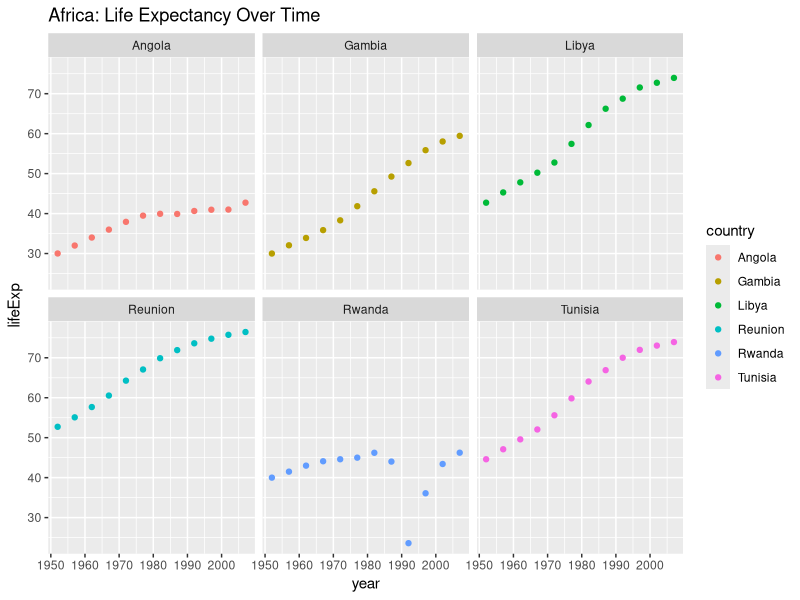
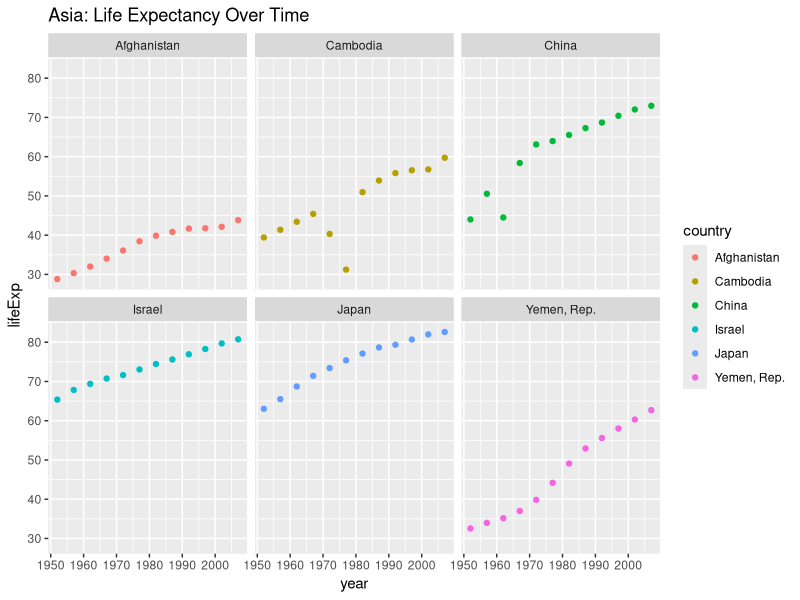
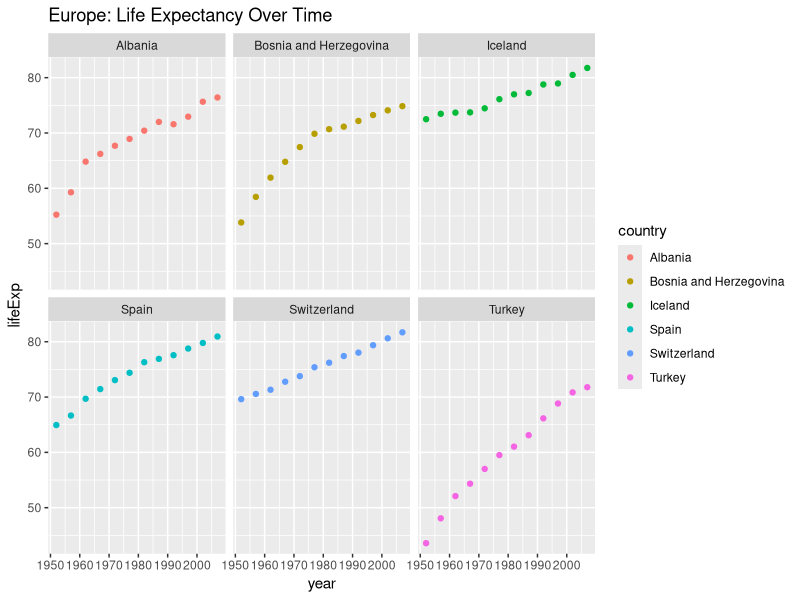
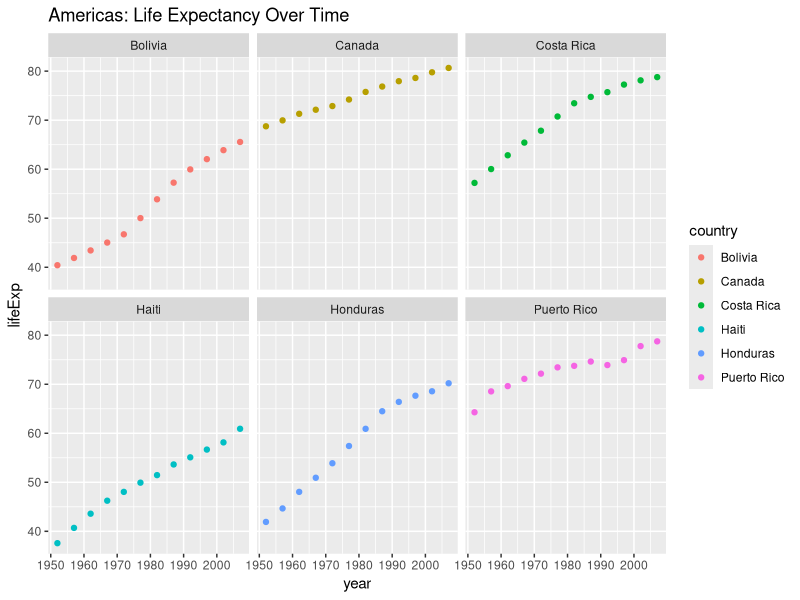

The R source for these figures, in order:
library(broom)
suppressPackageStartupMessages(library(dplyr))
library(ggplot2)

##import newgapminderdf
newgapminderdf <- read.delim("newgapminderdf.tsv")

##make sure new continent order is still in force
head(newgapminderdf)
tail(newgapminderdf)

##fit a linear regression of life expectancy on year within each country
thefit <- function(dat, offset=1952){
	stopifnot(is.data.frame(dat))
	gapminderaugment <- augment(lm(lifeExp ~ I(year - offset), dat))
	gapminderaugment
}
allcountries <- newgapminderdf %>% group_by(country) %>%  do(thefit(.))
str(allcountries)

##write to file
write.table(allcountries, "allcountries.tsv", quote = FALSE, sep = "\t")

##find the 3 or 4 “worst” and “best” countries for each continent. I'm excluding Oceania because of lack of data). I'm finding the countries with the single highest or lowest life expectancies.

newgapminderdf %>% filter(continent == "Asia") %>% arrange(desc(lifeExp)) %>% head(30)
##Highest life expectancy: Japan, China, Israel

newgapminderdf %>% filter(continent == "Asia") %>% arrange(desc(lifeExp)) %>% tail(30)
##Lowest life expectancy: Afghanistan, Cambodia, Republic of Yemen

newgapminderdf %>% filter(continent == "Americas") %>% arrange(desc(lifeExp)) %>% head(30)
##Highest life expectancy: Canada, Costa Rica, Puerto Rico

newgapminderdf %>% filter(continent == "Americas") %>% arrange(desc(lifeExp)) %>% tail(30)
##Lowest life expectancy: Haiti, Bolivia, Honduras

newgapminderdf %>% filter(continent == "Africa") %>% arrange(desc(lifeExp)) %>% head(30)
##Highest life expectancy: Reunion, Libya, Tunisia

newgapminderdf %>% filter(continent == "Africa") %>% arrange(desc(lifeExp)) %>% tail(30)
##Lowest life expectancy: Rwanda, Gambia, Angola

newgapminderdf %>% filter(continent == "Europe") %>% arrange(desc(lifeExp)) %>% head(30)
##Highest life expectancy: Iceland, Switzerland, Spain

newgapminderdf %>% filter(continent == "Europe") %>% arrange(desc(lifeExp)) %>% tail(30)
##Lowest life expectancy: Turkey, Bosnia and Herzegovina, Albania

selectedcountries <- c("Japan", "China", "Israel", "Afghanistan", "Cambodia", "Yemen, Rep.", "Canada", "Costa Rica", "Puerto Rico", "Haiti", "Bolivia", "Honduras", "Reunion", "Libya", "Tunisia", "Rwanda", "Gambia", "Angola", "Iceland", "Switzerland", "Spain", "Turkey", "Bosnia and Herzegovina", "Albania")

selectedcountriesdf <- newgapminderdf %>% filter(country %in% selectedcountries) %>% group_by(country, continent, year) %>% do(thefit(.))

##write to file
write.table(selectedcountriesdf, "selectedcountriesdf.tsv", quote = FALSE, sep = "\t")


##Make and save scatterplots for the six best/worst countries on each continent, facetting by country.

africadf <- selectedcountriesdf %>% filter(continent == "Africa")

africa <- ggplot(africadf, 
	aes(x=year, y=lifeExp)) + 
	geom_point(aes(color = country)) + 
	facet_wrap(~ country) +
	ggtitle("Africa: Life Expectancy Over Time")
ggsave("africa.png", africa)

asiadf <- selectedcountriesdf %>% filter(continent == "Asia")

asia <- ggplot(asiadf, 
	aes(x=year, y=lifeExp)) + 
	geom_point(aes(color = country)) + 
	facet_wrap(~ country) +
	ggtitle("Asia: Life Expectancy Over Time")
ggsave("asia.png", asia)

europedf <- selectedcountriesdf %>% filter(continent == "Europe")

europe <- ggplot(europedf, 
	aes(x=year, y=lifeExp)) + 
	geom_point(aes(color = country)) + 
	facet_wrap(~ country) +
	ggtitle("Europe: Life Expectancy Over Time")
ggsave("europe.png", europe)

americasdf <- selectedcountriesdf %>% filter(continent == "Americas")

americas <- ggplot(americasdf, 
	aes(x=year, y=lifeExp)) + 
	geom_point(aes(color = country)) + 
	facet_wrap(~ country) +
	ggtitle("Americas: Life Expectancy Over Time")
ggsave("americas.png", americas)